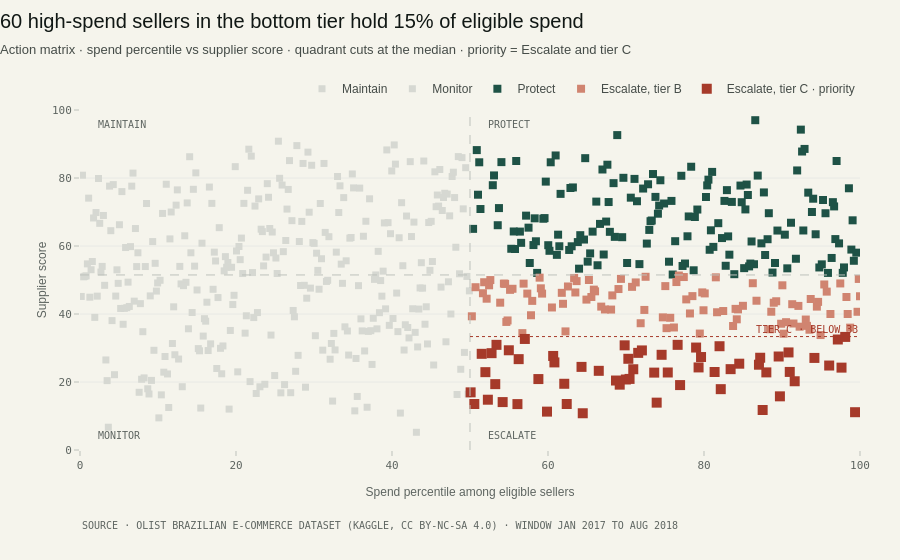

Notebook cell for this chart:
### Code cell
fig = go.Figure()
layers = [("Maintain", el["action_quadrant"] == "Maintain", C["context"], 7),
          ("Monitor", el["action_quadrant"] == "Monitor", C["context"], 7),
          ("Protect", el["action_quadrant"] == "Protect", C["forest_700"], 8),
          ("Escalate, tier B", (el["action_quadrant"] == "Escalate") & ~el["priority"], "#D08470", 8),
          ("Escalate, tier C · priority", el["priority"], C["unfavorable"], 10)]
for name, mask, color, size in layers:
    d = el[mask]
    fig.add_scatter(x=d["spend_pct"], y=d["score_default"], mode="markers", name=name,
                    marker=dict(symbol="square", size=size, color=color),
                    customdata=np.stack([d["main_category"], d["spend_brl"], d["main_driver"]], axis=-1),
                    hovertemplate="%{customdata[0]}<br>BRL %{customdata[1]:,.0f} · score %{y:.0f}"
                                  "<br>main gap: %{customdata[2]}<extra></extra>")
med = el["score_default"].median()
fig.add_shape(type="line", x0=50, x1=50, y0=0, y1=100, line=dict(color=C["baseline"], width=1, dash="dash"))
fig.add_shape(type="line", x0=0, x1=100, y0=med, y1=med, line=dict(color=C["baseline"], width=1, dash="dash"))
for x, y, t in [(52, 2, "ESCALATE"), (52, 98, "PROTECT"), (2, 2, "MONITOR"), (2, 98, "MAINTAIN")]:
    fig.add_annotation(x=x, y=y, text=t, showarrow=False, xanchor="left",
                       yanchor="bottom" if y < 50 else "top", font=dict(family=MONO, size=10, color=C["axis"]))
fig.add_shape(type="line", x0=50, x1=100, y0=cut_c, y1=cut_c, line=dict(color=C["unfavorable"], width=1, dash="dot"))
fig.add_annotation(x=100, y=cut_c, text=f"TIER C · BELOW {cut_c:.0f}", showarrow=False, xanchor="right",
                   yanchor="bottom", font=dict(family=MONO, size=10, color=C["unfavorable"]))
fig.update_xaxes(title="Spend percentile among eligible sellers", range=[0, 100])
fig.update_yaxes(title="Supplier score", range=[0, 100], zeroline=False)
esc_share = quad.loc["Escalate", "share_of_spend"] if "Escalate" in quad.index else 0
finish(fig, f"{len(pr)} high-spend sellers in the bottom tier hold {pr_share:.0%} of eligible spend",
       "Action matrix · spend percentile vs supplier score · quadrant cuts at the median · priority = Escalate and tier C")
fig.show()
save(fig, "09_action_matrix")

### Figure 1 — Plotly figure (JSON) as saved in the notebook; plotly's stock layout.template omitted (floating-point values rounded to 4 significant figures; data arrays with more than 128 entries replaced by an {"elided": "..."} marker saying what was removed)
{"data": [{"customdata": {"elided": "160x3 mixed values"}, "hovertemplate": "%{customdata[0]}<br>BRL %{customdata[1]:,.0f} · score %{y:.0f}<br>main gap: %{customdata[2]}<extra></extra>", "marker": {"color": "#D6D8D2", "size": 7, "symbol": "square"}, "mode": "markers", "name": "Maintain", "type": "scatter", "x": {"elided": "160 float values"}, "y": {"elided": "160 float values"}}, {"customdata": {"elided": "156x3 mixed values"}, "hovertemplate": "%{customdata[0]}<br>BRL %{customdata[1]:,.0f} · score %{y:.0f}<br>main gap: %{customdata[2]}<extra></extra>", "marker": {"color": "#D6D8D2", "size": 7, "symbol": "square"}, "mode": "markers", "name": "Monitor", "type": "scatter", "x": {"elided": "156 float values"}, "y": {"elided": "156 float values"}}, {"customdata": {"elided": "157x3 mixed values"}, "hovertemplate": "%{customdata[0]}<br>BRL %{customdata[1]:,.0f} · score %{y:.0f}<br>main gap: %{customdata[2]}<extra></extra>", "marker": {"color": "#1E5246", "size": 8, "symbol": "square"}, "mode": "markers", "name": "Protect", "type": "scatter", "x": {"elided": "157 float values"}, "y": {"elided": "157 float values"}}, {"customdata": {"elided": "100x3 mixed values"}, "hovertemplate": "%{customdata[0]}<br>BRL %{customdata[1]:,.0f} · score %{y:.0f}<br>main gap: %{customdata[2]}<extra></extra>", "marker": {"color": "#D08470", "size": 8, "symbol": "square"}, "mode": "markers", "name": "Escalate, tier B", "type": "scatter", "x": [88.94, 83.73, 69.35, 88.47, 91.47, 54.66, 88.63, 81.52, 65.24, 64.93, 90.05, 68.09, 82.46, 89.26, 92.26, 97.47, 95.42, 77.73, 51.66, 63.35, 57.98, 62.56, 93.68, 79.46, 52.61, 91.31, 62.24, 52.45, 65.88, 100.0, 96.21, 63.67, 70.77, 71.88, 59.08, 93.52, 75.2, 84.99, 57.82, 78.52, 55.45, 74.72, 78.2, 53.87, 99.84, 98.74, 95.73, 79.78, 89.89, 94.94, 54.34, 54.82, 56.87, 84.36, 75.04, 54.5, 76.46, 84.2, 86.26, 63.51, 77.41, 81.67, 51.82, 98.26, 75.67, 98.42, 90.52, 50.71, 67.3, 94.47, 92.1, 66.82, 94.63, 66.03, 79.94, 68.25, 55.13, 59.24, 72.51, 56.71, 69.04, 90.21, 71.25, 61.77, 57.35, 99.68, 93.05, 76.78, 60.51, 86.73, 58.93, 84.04, 76.15, 52.13, 80.09, 61.93, 65.56, 93.21, 50.24, 72.35], "y": [43.32, 36.47, 50.33, 35.52, 37.2, 37.67, 40.67, 50.78, 50.0, 44.24, 48.44, 41.3, 40.87, 43.75, 36.27, 48.98, 48.68, 44.29, 46.1, 50.6, 43.86, 48.1, 44.41, 34.25, 49.98, 42.88, 34.88, 48.44, 47.17, 45.22, 40.0, 49.67, 47.99, 37.28, 47.55, 35.38, 35.83, 42.41, 39.63, 45.26, 47.42, 39.01, 40.16, 43.33, 50.32, 35.99, 46.58, 46.35, 37.14, 33.8, 48.94, 38.1, 48.93, 41.36, 48.2, 48.88, 49.39, 38.44, 49.05, 46.33, 50.87, 40.52, 49.34, 45.0, 38.89, 40.0, 37.59, 47.88, 41.33, 42.17, 42.38, 42.17, 43.57, 46.67, 41.09, 45.47, 47.11, 46.0, 50.95, 34.38, 47.34, 34.21, 49.29, 46.23, 46.0, 40.65, 38.37, 51.32, 41.92, 43.91, 50.69, 41.51, 36.03, 44.5, 46.05, 43.0, 45.0, 36.51, 39.32, 41.2]}, {"customdata": {"elided": "60x3 mixed values"}, "hovertemplate": "%{customdata[0]}<br>BRL %{customdata[1]:,.0f} · score %{y:.0f}<br>main gap: %{customdata[2]}<extra></extra>", "marker": {"color": "#A63A2A", "size": 10, "symbol": "square"}, "mode": "markers", "name": "Escalate, tier C · priority", "type": "scatter", "x": [66.51, 81.99, 73.93, 87.2, 84.52, 57.03, 54.98, 71.56, 51.97, 97.16, 87.52, 51.5, 97.63, 52.29, 78.99, 62.09, 60.66, 79.3, 53.4, 58.77, 76.94, 83.41, 90.84, 64.45, 69.83, 69.98, 70.3, 69.19, 50.55, 59.87, 99.37, 60.82, 82.15, 94.15, 81.36, 50.08, 56.24, 74.57, 73.62, 98.1, 91.63, 75.36, 87.99, 54.19, 96.05, 53.24, 89.57, 64.3, 72.04, 52.76, 89.73, 70.46, 91.0, 70.93, 62.4, 79.62, 56.08, 87.05, 68.72, 76.62], "y": [23.29, 30.52, 13.93, 27.14, 25.38, 32.66, 29.33, 28.57, 22.89, 32.5, 11.77, 28.29, 24.23, 14.79, 30.13, 19.48, 27.66, 24.29, 30.93, 20.86, 19.09, 23.78, 28.7, 10.81, 30.78, 20.73, 26.83, 19.22, 13.53, 11.29, 11.11, 25.76, 17.89, 27.08, 22.93, 16.96, 26.72, 28.0, 22.76, 33.26, 20.22, 22.8, 22.83, 14.09, 24.84, 19.38, 27.5, 24.44, 29.29, 28.48, 15.78, 20.91, 22.96, 23.75, 13.53, 27.34, 13.5, 25.09, 20.43, 30.93]}], "layout": {"annotations": [{"font": {"color": "#5E6561", "family": "IBM Plex Mono, Consolas, monospace", "size": 10}, "showarrow": false, "text": "ESCALATE", "x": 52, "xanchor": "left", "y": 2, "yanchor": "bottom"}, {"font": {"color": "#5E6561", "family": "IBM Plex Mono, Consolas, monospace", "size": 10}, "showarrow": false, "text": "PROTECT", "x": 52, "xanchor": "left", "y": 98, "yanchor": "top"}, {"font": {"color": "#5E6561", "family": "IBM Plex Mono, Consolas, monospace", "size": 10}, "showarrow": false, "text": "MONITOR", "x": 2, "xanchor": "left", "y": 2, "yanchor": "bottom"}, {"font": {"color": "#5E6561", "family": "IBM Plex Mono, Consolas, monospace", "size": 10}, "showarrow": false, "text": "MAINTAIN", "x": 2, "xanchor": "left", "y": 98, "yanchor": "top"}, {"font": {"color": "#A63A2A", "family": "IBM Plex Mono, Consolas, monospace", "size": 10}, "showarrow": false, "text": "TIER C · BELOW 33", "x": 100, "xanchor": "right", "y": 33.36, "yanchor": "bottom"}, {"font": {"color": "#5E6561", "family": "IBM Plex Mono, Consolas, monospace", "size": 10}, "showarrow": false, "text": "SOURCE · OLIST BRAZILIAN E-COMMERCE DATASET (KAGGLE, CC BY-NC-SA 4.0) · WINDOW JAN 2017 TO AUG 2018", "x": 0, "xanchor": "left", "xref": "paper", "y": -0.2, "yanchor": "top", "yref": "paper"}], "shapes": [{"line": {"color": "#BDC1BB", "dash": "dash", "width": 1}, "type": "line", "x0": 50, "x1": 50, "y0": 0, "y1": 100}, {"line": {"color": "#BDC1BB", "dash": "dash", "width": 1}, "type": "line", "x0": 0, "x1": 100, "y0": 51.48, "y1": 51.48}, {"line": {"color": "#A63A2A", "dash": "dot", "width": 1}, "type": "line", "x0": 50, "x1": 100, "y0": 33.36, "y1": 33.36}], "title": {"text": "60 high-spend sellers in the bottom tier hold 15% of eligible spend<br><span style='font-size:13px;color:#454C48'>Action matrix · spend percentile vs supplier score · quadrant cuts at the median · priority = Escalate and tier C</span>"}, "xaxis": {"range": [0, 100], "title": {"text": "Spend percentile among eligible sellers"}}, "yaxis": {"range": [0, 100], "title": {"text": "Supplier score"}, "zeroline": false}}}
